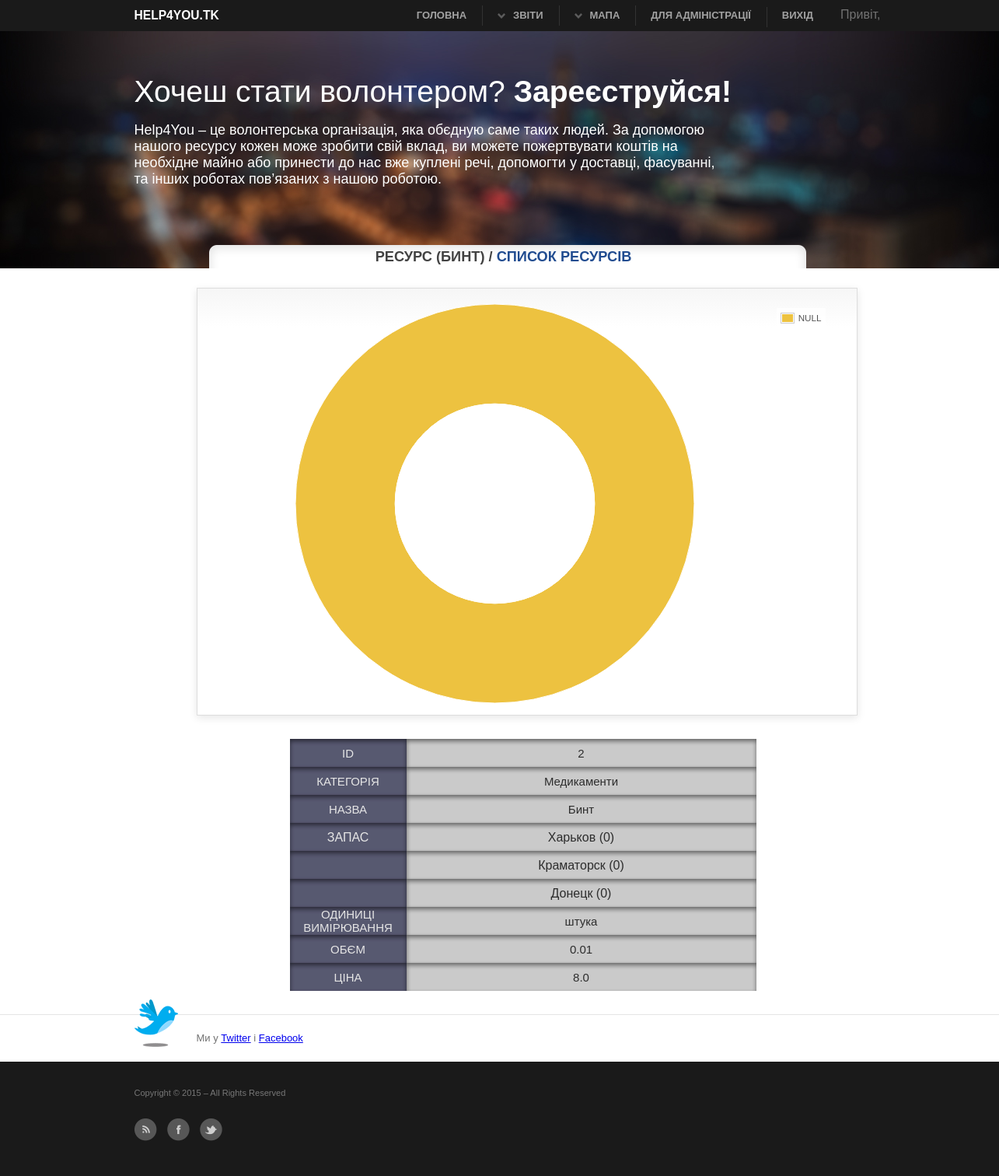
The app's page /resource/grafik/2 (signed in), older data.
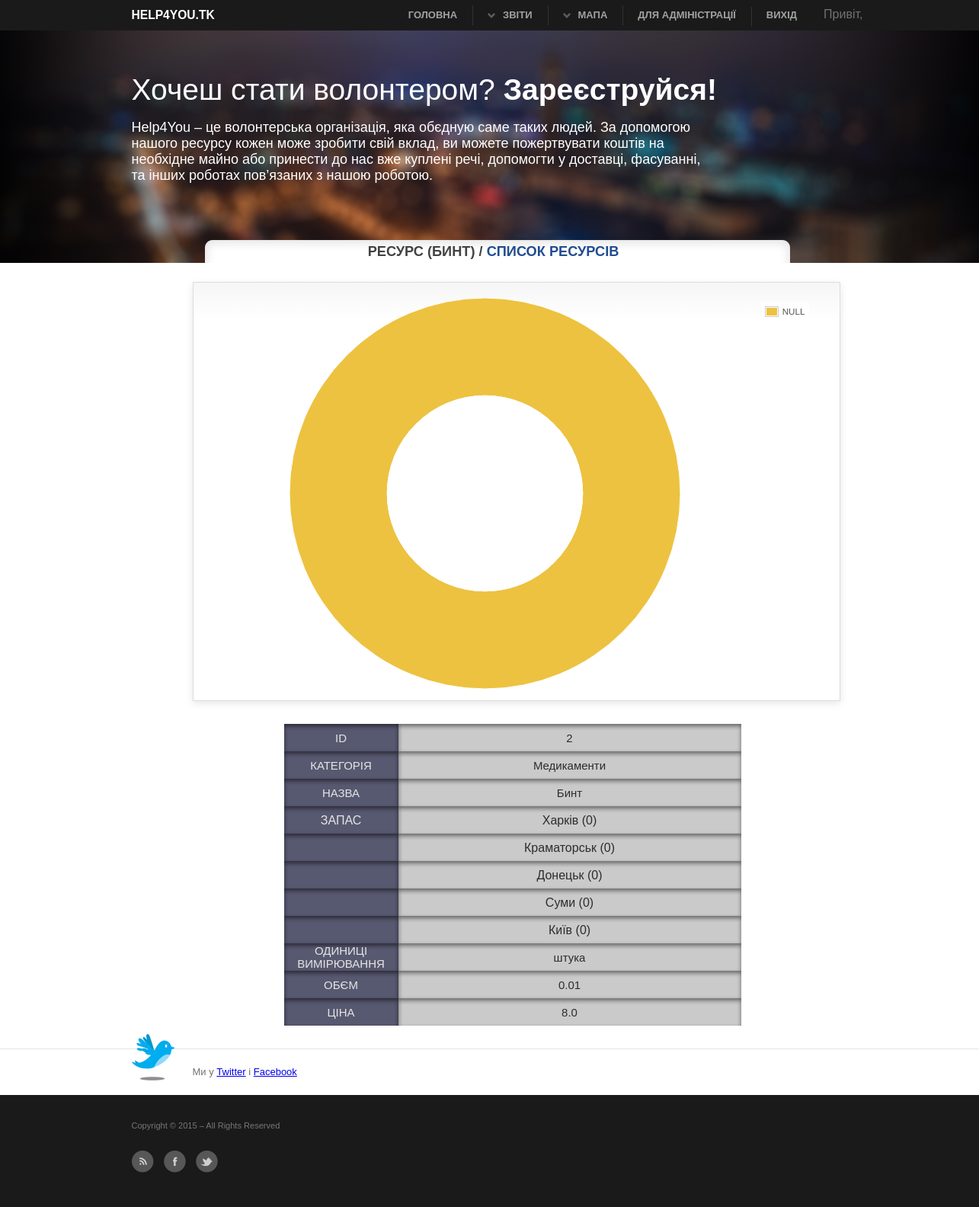
The same page, newer data.
### main/models.py (models this page shows, shortened)
class Resource(models.Model):
    category_resource = models.ForeignKey('CategoryResource',verbose_name=u'Категорія ресурса')
    name = models.CharField(max_length=30,verbose_name=u'Назва ресурсу')
    unit_of_mesure = models.CharField(max_length=30,verbose_name=u'Одиниця виміру')
    weight_one_unit = models.FloatField(verbose_name=u'Маса однієї одиниці', null=True)
    volume_of_one_unit = models.FloatField(verbose_name=u'Об"єм однієї одиниці')
    price_one_unit = models.FloatField(verbose_name=u'Ціна однієї одиниці')
    class Meta:
        verbose_name_plural = u'Ресурси'

class CategoryResource(models.Model):
    category = models.CharField(max_length=50, verbose_name=u'Категорія')
    class Meta:
        verbose_name_plural = u'Категорії ресурсів'
    def __unicode__(self):
        return self.category

class StoreHouse(models.Model):
    geography_point = models.OneToOneField('GeographyPoint', null=True, verbose_name=u'Географічна точка')
    volume = models.FloatField(verbose_name=u'Об"єм складу')
    rent = models.IntegerField(verbose_name=u'Ціна за м^2')
    free_volume = models.FloatField(blank=True, null=True, verbose_name=u'Вільний об"єм')
    class Meta:
        verbose_name_plural = u'Склади'
    def __unicode__(self):
        return self.geography_point.address

class GeographyPoint(models.Model):
    x = models.FloatField()
    y = models.FloatField()
    address = models.CharField(max_length=100)
    class Meta:
        verbose_name_plural = u'Географічні точки'

### main/views.py (the view)
# urls.py: url(r'^resource/grafik/(?P<pk>\d+)$',ResourceGrafikView.as_view(),name = 'grafik_resource'),
class ResourceGrafikView(ListView):
    template_name = 'grafik_resource.html'
    model = Resource
    context_object_name = 'Resource'
    @method_decorator(staff_member_required)
    def dispatch(self, request, *args, **kwargs):
        return super(ResourceGrafikView, self).dispatch(request, *args,**kwargs)
    def get_context_data(self, **kwargs):
        context = super(ResourceGrafikView, self).get_context_data(**kwargs)
        data = list()
        resource = Resource.objects.get(pk=self.kwargs.get('pk'))
        rescol = Resource.objects.all()
        store_houses = StoreHouse.objects.all()
        for store_house in store_houses:
            stocks = Stock.objects.filter(store_house = store_house, resource=resource)
            total_amount = 0
            for stock in stocks:
                total_amount += stock.amount
            data.append({
                'store_house': store_house,
                'total_amount': total_amount,
            })
        context.update({
            'data': data,
            'res': rescol,
            'select_res': resource,
        })
        return context

### main/templates/grafik_resource.html (shortened to what this page needs)
{% extends 'base.html' %}
{% block title %}
    <h3 class="title_list">Ресурс ({{ select_res.name }}) /  <a href="{% url 'list_resource' %}">Список ресурсів</a></h3>
{% endblock %}
{% block content %}
	    <div id="grafik">
		<div class="demo-container">
			<div id="placeholder" class="demo-placeholder"></div>
		</div>
	</div>
    <div id="view_tab">
    <table border="0">
    <tr>
        <td class="lef">ID</td>
        <td class="ri">{{select_res.pk}}</td>
    </tr>
    <tr>
        <td class="lef">КАТЕГОРІЯ</td>
        <td class="ri">{{ select_res.category_resource }}</td>
    </tr>
    <tr>
        <td class="lef">НАЗВА</td>
        <td class="ri">{{ select_res.name }}</td>
    </tr>
    <tr>
        <td class="lef_v"><p class="trrt">ЗАПАС</p></td>
        <td class="ri_v">
        {% for item in data %}
             <p class="kind_res">{{ item.store_house }} ({{ item.total_amount }})</p>
            {% endfor %}
        </td>
    </tr>
    <tr>
        <td class="lef">ОДИНИЦІ ВИМІРЮВАННЯ</td>
        <td class="ri">{{select_res.unit_of_mesure }}</td>
    </tr>
     <tr>
        <td class="lef">ОБЄМ</td>
        <td class="ri">{{ select_res.volume_of_one_unit }}</td>
    </tr>
    <tr>
        <td class="lef">ЦІНА</td>
        <td class="ri">{{ select_res.price_one_unit }}</td>
    </tr>
  </table>
    </div>
{% endblock %}

### main/templates/base.html (shortened to what this page needs)
{% load staticfiles %}
<!DOCTYPE html>
<html >
<head>
<link rel="stylesheet" type="text/css" href="{% static 'main.css' %}"/>
<link rel="stylesheet" type="text/css" href="{% static 'examples.css' %}" >
<link rel="stylesheet" type="text/css" href="{% static 'print.css' %}" media="print"/>
  </head>
<body>
<div  id="site">
<header class="clearFix">
  <div class="wrap"> <a id="logo" href="/">Help4You.tk</a>
    <nav>
      <div id="nav"> <strong>Navigation</strong>
        <ul>
          <li class="active"> <a href="/">ГОЛОВНА</a> </li>
          <li class="parent"> <a href="#">ЗВІТИ</a>
          </li>
        <li class="parent"> <a href="#">МАПА</a>
          </li>
          <li> <a href="/admin">ДЛЯ АДМІНІСТРАції</a> </li>
            {% if user.is_authenticated %}
                <li><p  class="infoaboutuser">Привіт, {{ user.get_full_name }}</p> <a href="{% url 'logout' %}?next=/">Вихід</a> </li>
            {% else %}
                <li><a href="{% url 'login' %}">Вхід</a> </li>
            {% endif %}
        </ul>
      </div>
    </nav>
  </div>
</header>
<div id="intro">
  <div class="inner">
    <div align="center" id="test1">Если изображения не видно, обновите страницу</div >
    <div class="wrap clearFix">
     <h1>Хочеш стати волонтером? <strong>Зареєструйся!</strong></h1>
      <p class="top_text">Help4You – це волонтерська організація, яка обєдную саме таких людей. За допомогою нашого ресурсу кожен може зробити свій вклад, ви можете пожертвувати коштів на необхідне майно або принести до нас вже куплені речі, допомогти у доставці, фасуванні, та інших роботах пов’язаних з нашою роботою.</p>
  </div>
  </div>
</div>
<div id="content">
<div class="bl_title">{% block title %}{% endblock %}</div>
  <div class="bl_content">{% block content %}{% endblock %}</div>
  <div class="bl_bottom">{% block bottom %}{% endblock %}</div>
</div>
<div id="twitter">
  <div class="wrap clearFix"> <span class="icon"></span>
    <p>Ми у <a href="https://twitter.com/help4you_ua" target="_blank">Twitter</a> і <a href="https://www.facebook.com/tyrnir.informatikov" target="_blank">Facebook</a></p>
  </div>
</div>
<footer class="clearFix">
  <div class="wrap clearFix">
    <p class="floatRight"> Copyright &copy; 2015 <a href="#"></a> &ndash; All Rights Reserved</p>
    <p class="socialIcons"> <a href="#" class="rss">RSS</a> <a href="https://www.facebook.com/tyrnir.informatikov" target="_blank" class="facebook">Facebook</a> <a href="https://twitter.com/help4you_ua" target="_blank" class="twitter">Twitter</a> </p>
  </div>
</footer>
</div>
</body>
</html>

### main/static/examples.css (style rules this page uses)
#grafik { boredr: 1px solid #000000; }
.demo-container { box-sizing: border-box; width: 850px; height: 550px; padding: 20px 35px 15px 15px; margin: 15px 0 30px 0; border: 1px solid #ddd; background: #fff; background: linear-gradient(#f6f6f6 0, #fff 50px); background: -o-linear-gradient(#f6f6f6 0, #fff 50px); background: -ms-linear-gradient(#f6f6f6 0, #fff 50px); background: -moz-linear-gradient(#f6f6f6 0, #fff 50px); background: -webkit-linear-gradient(#f6f6f6 0, #fff 50px); box-shadow: 0 3px 10px rgba(0,0,0,0.15); -o-box-shadow: 0 3px 10px rgba(0,0,0,0.1); -ms-box-shadow: 0 3px 10px rgba(0,0,0,0.1); -moz-box-shadow: 0 3px 10px rgba(0,0,0,0.1); -webkit-box-shadow: 0 3px 10px rgba(0,0,0,0.1); }
.demo-placeholder { width: 100%; height: 100%; font-size: 14px; color: #ffe702; line-height: 1.2em; }

### main/static/print.css (style rules this page uses)
* { background:none !important; }
body { color:#000; font:normal 12px Arial,sans-serif; padding-top:0; }
p { font-size:1.0em; line-height:1.8em; margin-bottom:15px; }
a, #content a { color:#000; outline:0; text-decoration:none; border:none; }
h1, h2, h3, h4, h5 { margin:0 0 10px 0; color:#000; }
h1 { font-size:3.0em; margin-bottom:5px; font-weight:normal; }
h3 { font-size:1.2em; margin-bottom:20px; }
header a#logo { display:block; width:100%; font-size:2.2em; font-weight:bold; color:#000; text-transform:uppercase; text-align:center; text-decoration:none; }
#intro { margin-bottom:0; }
.wrap { width:100%; padding:0; }
a.more, #intro .button, header #nav, .socialIcons, #twitter, form, .buttonCentered, .noPrint { display:none; }

Row changes from the older to the newer data that the page shows:
changed through a linked row, StoreHouse: store_house "Харьков" → "Харків"
changed through a linked row, StoreHouse: store_house "Краматорск" → "Краматорськ"
changed through a linked row, StoreHouse: store_house "Донецк" → "Донецьк"
added StoreHouse: store_house "Суми", total_amount "0"
added StoreHouse: store_house "Київ", total_amount "0"
